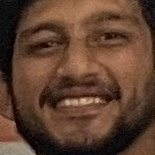
#> input picture Python Server/Temp Try/class images/face_1.jpg, 155 x 155 px
$ python -i classroom.py   (imports and definitions only)
#> lines starting #> are read from the running program, lines starting #| are printed output that depends on the picture
#> further down, picture is the input picture: shape (155, 155, 3); mean B, G, R 47.6, 64.8, 94.3
import face_recognition
import cv2
import os
import numpy as np
import matplotlib.pyplot as plt

# Load known faces
known_face_encodings = []
known_face_names = []

# Directory containing known face images
known_faces_dir = "../class images"

# Loop through each known face image
# [10 lines not run here, left out]

# Load the image you want to check
input_image_path = "../class.jpeg"
# [1 line not run here, left out]

# Enhance the input image
def enhance_image(image):
    # Convert to LAB color space
    lab_image = cv2.cvtColor(image, cv2.COLOR_BGR2LAB)
#> lab_image: shape (155, 155, 3); mean of channels 0, 1, 2 76.1, 138.3, 143.1
    l_channel, a_channel, b_channel = cv2.split(lab_image)
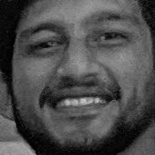
#> l_channel: shape (155, 155); min 0, max 199, mean 76.1
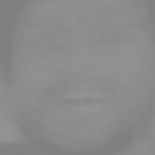
#> a_channel: shape (155, 155); min 126, max 149, mean 138.3

    # Apply CLAHE to the L channel
    clahe = cv2.createCLAHE(clipLimit=2.0, tileGridSize=(8, 8))
    cl = clahe.apply(l_channel)
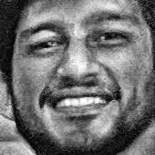
#> cl: shape (155, 155); min 1, max 255, mean 113

    # Merge the CLAHE enhanced L channel back with the a and b channels
    enhanced_lab_image = cv2.merge((cl, a_channel, b_channel))
#> enhanced_lab_image: shape (155, 155, 3); mean of channels 0, 1, 2 113, 138.3, 143.1
    enhanced_image = cv2.cvtColor(enhanced_lab_image, cv2.COLOR_LAB2BGR)
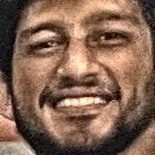
#> enhanced_image: shape (155, 155, 3); mean B, G, R 82, 100.4, 132.3

    # Adjust brightness and contrast
    brightness = 10
    contrast = 2.3
    enhanced_image = cv2.addWeighted(enhanced_image, contrast, np.zeros(enhanced_image.shape, enhanced_image.dtype), 0, brightness)
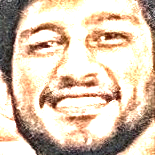
#> enhanced_image: shape (155, 155, 3); mean B, G, R 177.2, 197.3, 217.5

    return enhanced_image

# Enhance the input image
# [1 line that did not run here, left out]

# Find all face locations and encodings in the enhanced image
# [1 line that did not run here, left out]
# [1 line that did not run here, left out]

# Loop through each face found in the enhanced image
# [9 lines not run here, left out]

# Displaying the image with zoom functionality
def show_image_with_zoom(window_name, image):
    while True:
        # Resize image based on the scale
        resized_image = cv2.resize(image, None, fx=0.4, fy=0.5)
        cv2.imshow(window_name, resized_image)

        key = cv2.waitKey(1) & 0xFF

        if key == ord('+'):  # Zoom in
            scale *= 0.1
        elif key == ord('-'):  # Zoom out
            scale /= 0.1
        elif key == ord('q'):  # Quit
            break

# [3 lines not run here, left out]

>>> import cv2
>>> picture = cv2.imread('class images/face_1.jpg')
>>> result = enhance_image(picture)

$ run again, on Python Server/Temp Try/class images/face_13.jpg
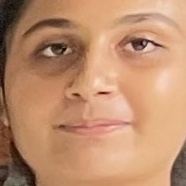
#> input picture Python Server/Temp Try/class images/face_13.jpg, 186 x 186 px
#> picture is the input picture: shape (186, 186, 3); mean B, G, R 110.1, 142.3, 190.3
#> lab_image: shape (186, 186, 3); mean of channels 0, 1, 2 159.6, 142.1, 152.2
#> in enhance_image, `cl = clahe.apply(l_channel)`:
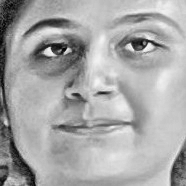
#> cl: shape (186, 186); min 3, max 247, mean 167.7
#> enhanced_lab_image: shape (186, 186, 3); mean of channels 0, 1, 2 167.7, 142.1, 152.2
#> in enhance_image, `enhanced_image = cv2.addWeighted(enhanced_image, contrast, np.zeros(en..`:
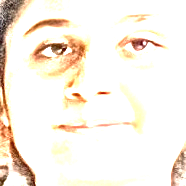
#> enhanced_image: shape (186, 186, 3); mean B, G, R 229.9, 240.4, 248.3

$ run again, on Python Server/Temp Try/class images/face_14.jpg
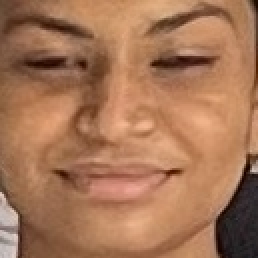
#> input picture Python Server/Temp Try/class images/face_14.jpg, 129 x 129 px (shown 2 times larger)
#> picture is the input picture: shape (129, 129, 3); mean B, G, R 86.5, 117.1, 166.2
#> lab_image: shape (129, 129, 3); mean of channels 0, 1, 2 135.7, 143.6, 152.4
#> in enhance_image, `cl = clahe.apply(l_channel)`:
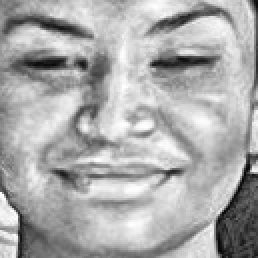
#> cl: shape (129, 129) (shown 2 times larger); min 5, max 255, mean 170.7
#> enhanced_lab_image: shape (129, 129, 3); mean of channels 0, 1, 2 170.7, 143.6, 152.4
#> in enhance_image, `enhanced_image = cv2.addWeighted(enhanced_image, contrast, np.zeros(en..`:
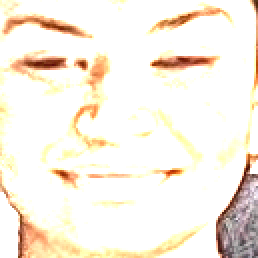
#> enhanced_image: shape (129, 129, 3) (shown 2 times larger); mean B, G, R 227.9, 240, 248.2

$ run again, on Python Server/Temp Try/class images/face_15.jpg
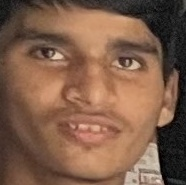
#> input picture Python Server/Temp Try/class images/face_15.jpg, 186 x 185 px
#> picture is the input picture: shape (185, 186, 3); mean B, G, R 73.7, 94, 128.1
#> lab_image: shape (185, 186, 3); mean of channels 0, 1, 2 107.7, 138.9, 144.7
#> in enhance_image, `cl = clahe.apply(l_channel)`:
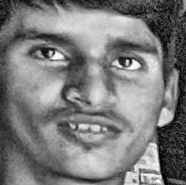
#> cl: shape (185, 186); min 1, max 254, mean 124.1
#> enhanced_lab_image: shape (185, 186, 3); mean of channels 0, 1, 2 124.1, 138.9, 144.7
#> in enhance_image, `enhanced_image = cv2.addWeighted(enhanced_image, contrast, np.zeros(en..`:
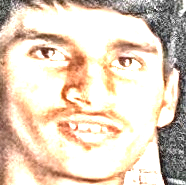
#> enhanced_image: shape (185, 186, 3); mean B, G, R 191.2, 209, 226.2
